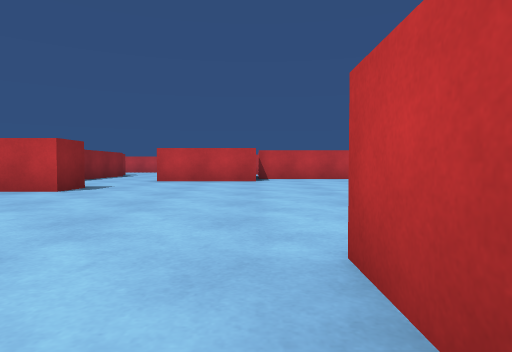
[1] (above)

24 first-person views from a walk through a scene from a Unity 3-D project. The camera is 0.51 m above the floor, tilts 2° down and sees 75° across. The floor is counted in squares, 1 m on a side. Each view is taken from the middle of a square. On the plan, view 1 faces up. The plan holds only what a view shows up to about 9 squares ahead; the rest is blank. The place goes on beyond the plan. The player character is not drawn.

[2]
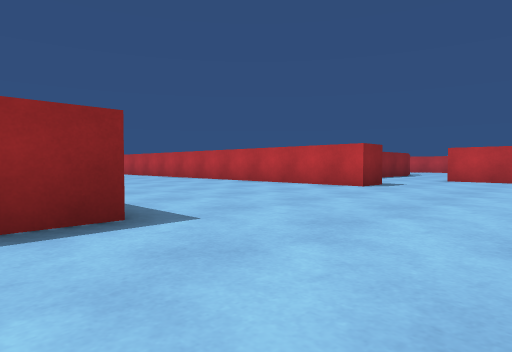

[3]
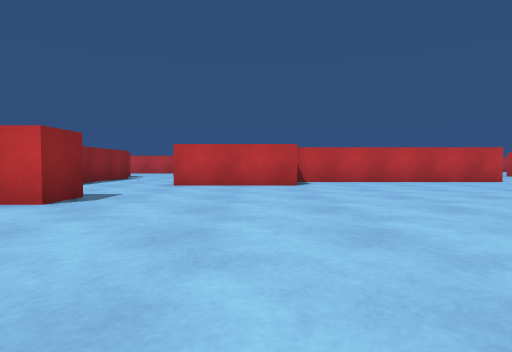

[4]
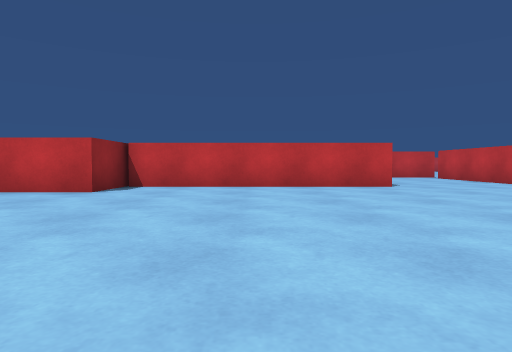

[5]
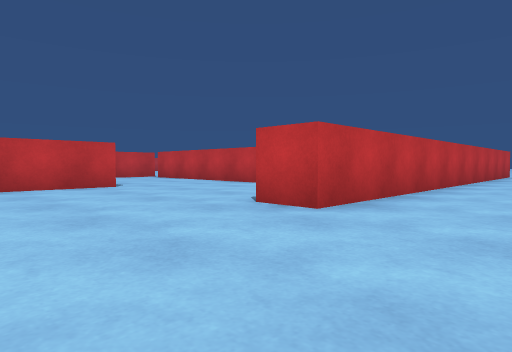

[6]
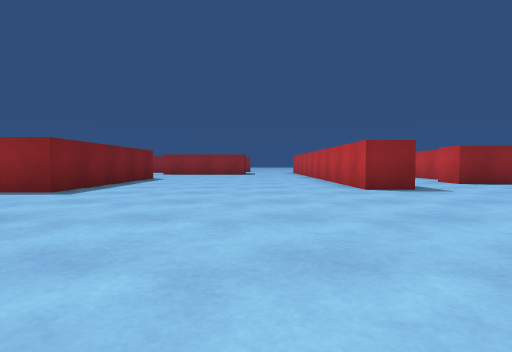

[7]
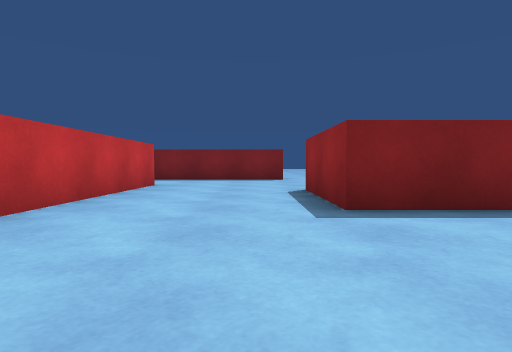

[8]
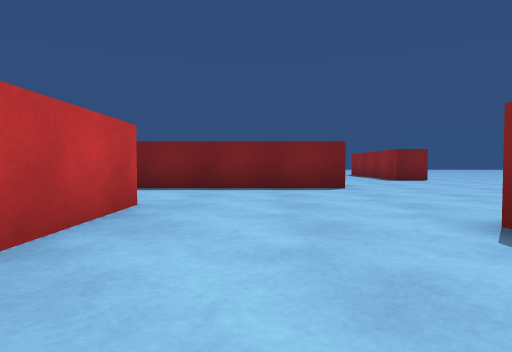

[9]
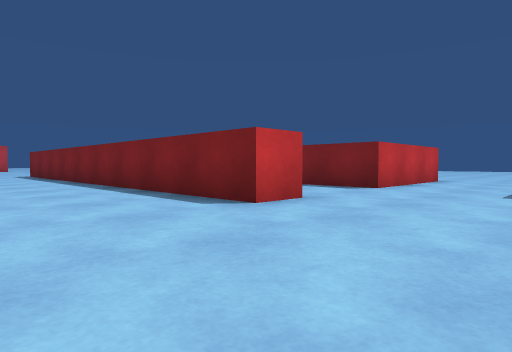

[10]
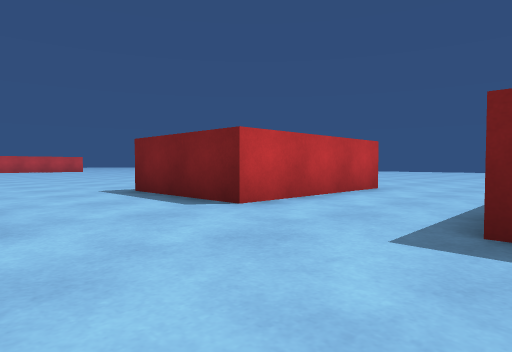

[11]
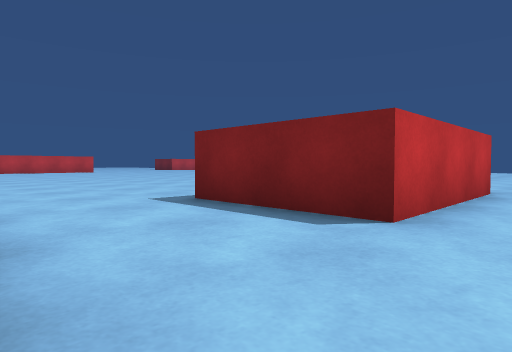

[12]
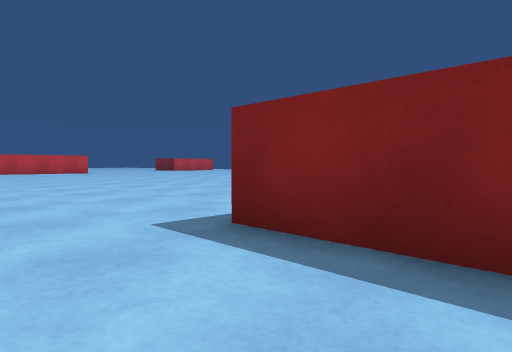

[13]
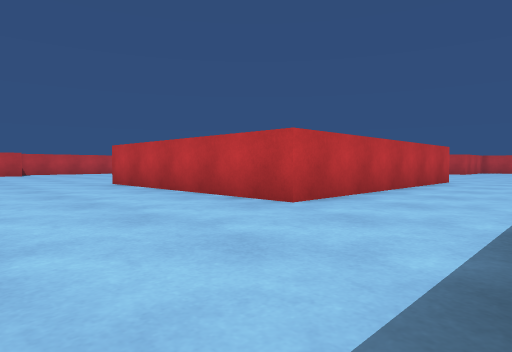

[14]
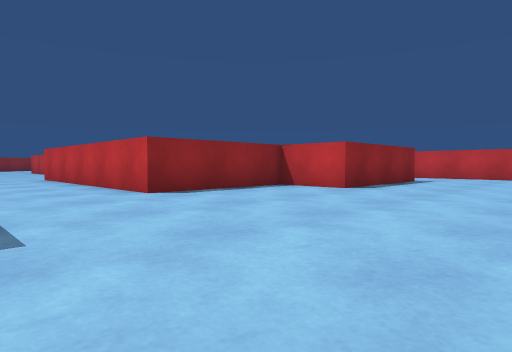

[15]
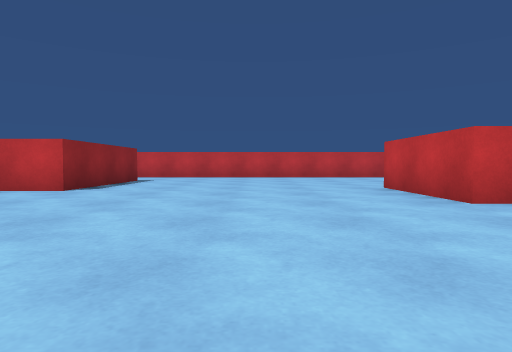

[16]
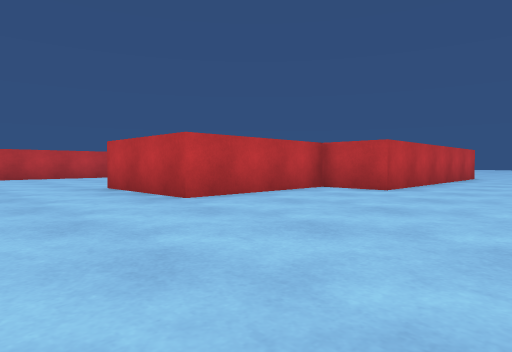

[17]
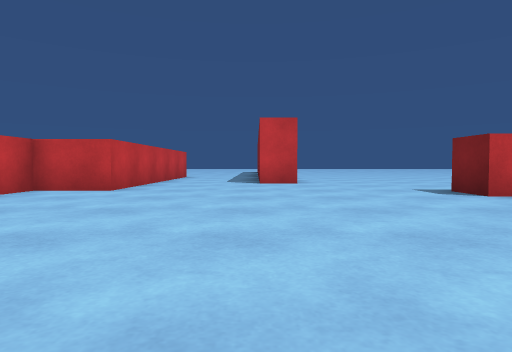

[18]
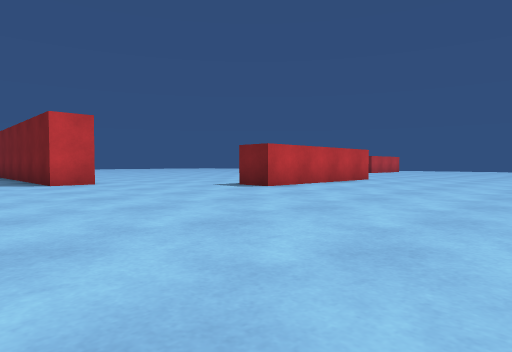

[19]
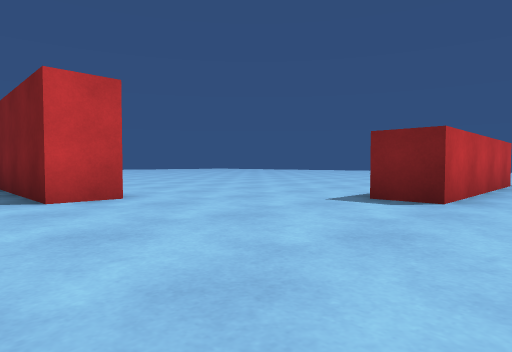

[20]
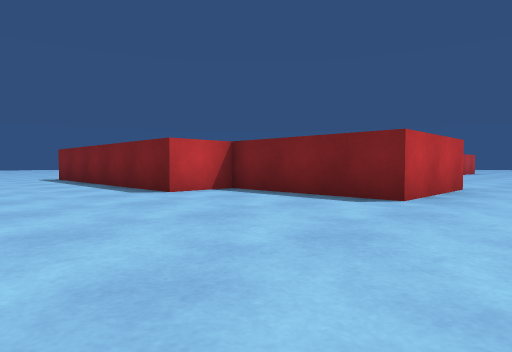

[21]
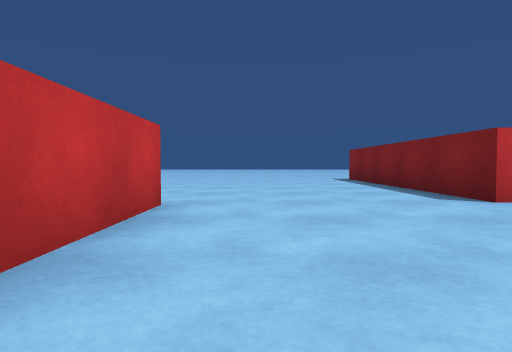

[22]
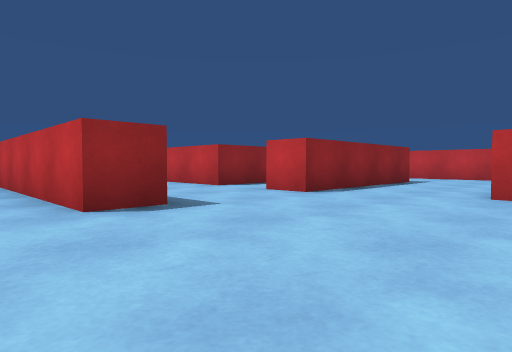

[23]
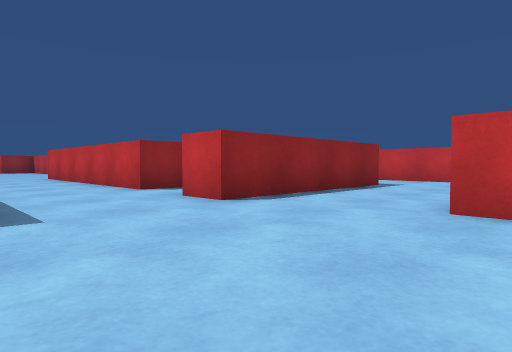

[24]
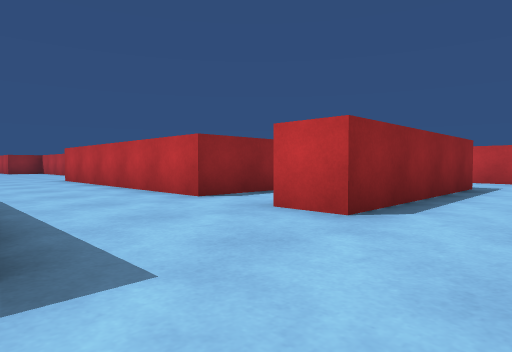

### Floor plan
Points are (right, up) in squares from view 1. A wall is a line through its corners. A room is listed if a view was taken in it or the views show most of it. See-through windows are left out.
Room 1 (views 1, 2, 3, 4, 5, 6, 7, 8, 9, 10, 11, 13)
walls: (-3.7, 7.2) (-3.7, 6.2) (-6, 6.2); (6.2, 6.2) (6.2, 7.2); (-6, 0.3) (-3, 0.3) (-3, -2.8); (0, 11.9) (0, 10.1) (-3, 10.1); (0.5, -4.2) (0.5, 1.9); (6.1, 11.6) (0, 11.6); (-2.8, -8.1) (-2.8, -7.1) (-0.6, -7.1); (9.6, 12.5) (9.6, 13); (-2.8, -15) (-2.8, -10.9)
ways out: opening at (-3, -9.5) to room 2; opening at (0, -5.5) to room 2; opening at (6.5, 4.5) to room 2; opening at (-4.5, 9)
Room 2 (views 12, 14, 15, 16, 17, 18, 19, 20, 21, 22, 23, 24)
walls: (9.3, 2.1) (9.3, -0.6) (7.5, -0.6) (7.5, -4.2) (0.5, -4.2); (23, -4.2) (19.4, -4.2) (19.4, -2.7) (15.8, -2.7) (15.8, 0.3) (19.4, 0.3) (19.4, 1.8) (24, 1.8); (21.9, -8.1) (21.9, -7.1) (25.5, -7.1); (19.3, 7.2) (19.3, 6.2) (6.2, 6.2); (18.3, -15.5) (18.3, -10.7) (19.4, -10.7); (-0.6, -7.1) (3.6, -7.1); (16.6, 12) (16.6, 10.1) (11.4, 10.1); (22.6, 10.8) (22, 10.8); (-2.8, -10.9) (0.2, -10.9); (19.3, 15) (19.3, 10.1) (18.2, 10.1); (19.6, 17.6) (18.8, 17.6)
ways out: opening at (-3, -9.5) to room 1; opening at (0, -5.5) to room 1; opening at (6.5, 4.5) to room 1

Where each view was taken, in squares from view 1:
view 1: 0 up, 0 right, facing up
view 2: 1 down, 0 right, facing up-left
view 3: 2 up, 1 left, facing up
view 4: 4 up, 3 right, facing up
view 5: 4 up, 3 right, facing up-right
view 6: 4 up, 3 right, facing left
view 7: 4 up, 2 left, facing down
view 8: 0 up, 1 left, facing down
view 9: 4 down, 6 left, facing down-right
view 10: 8 down, 6 left, facing down-right
view 11: 8 down, 4 left, facing down-right
view 12: 9 down, 2 left, facing down-right
view 13: 7 down, 3 left, facing up-right
view 14: 7 down, 13 right, facing up-left
view 15: 7 down, 13 right, facing up
view 16: 7 down, 13 right, facing up-right
view 17: 7 down, 13 right, facing right
view 18: 5 down, 13 right, facing down-right
view 19: 6 down, 17 right, facing down-right
view 20: 5 up, 14 right, facing down-right
view 21: 5 up, 15 right, facing right
view 22: 5 up, 23 right, facing up-left
view 23: 7 up, 23 right, facing up-left
view 24: 7 up, 21 right, facing up-left
